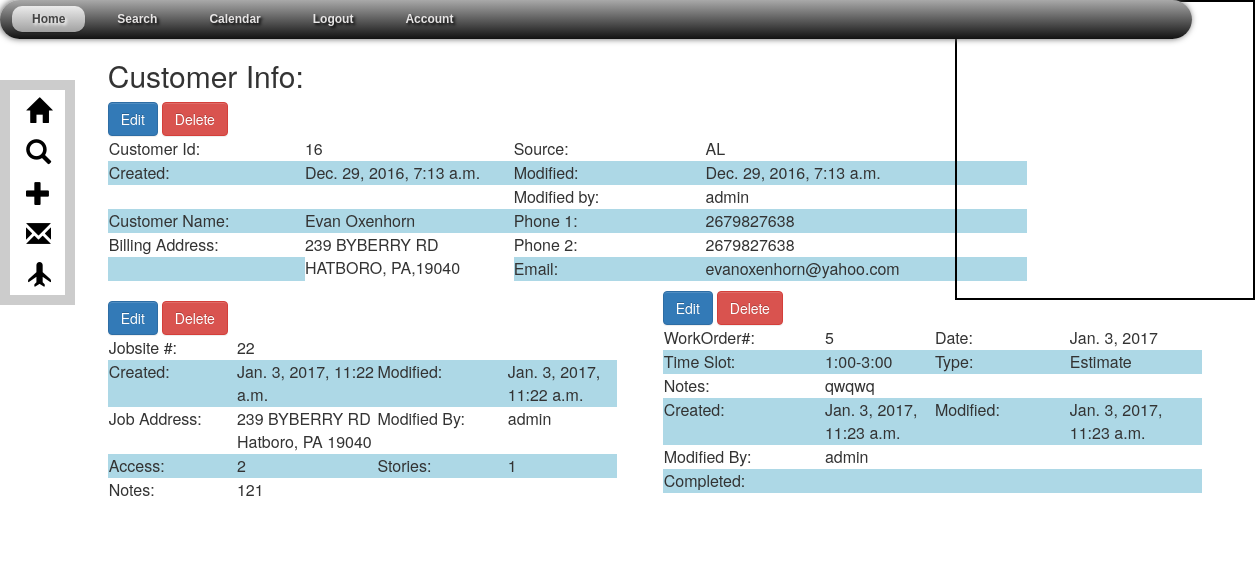
The page /customers/16/jobsite_detail/22/appointment_detail/5/ (signed in) on the database as committed earlier.
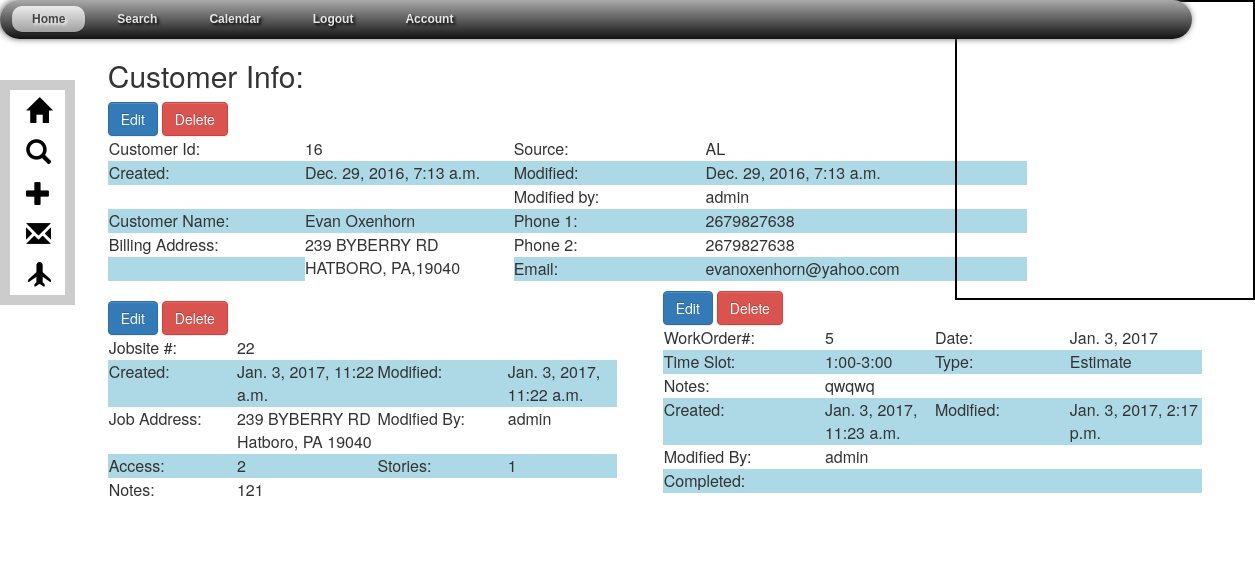
The same page on the database as committed later.
### Customers/models.py (models this page shows, shortened)
class Appointment(models.Model):
    appId = models.AutoField(primary_key=True)
    customer_id = models.ForeignKey('Customer', default=0)
    jobsite_id = models.ForeignKey('Jobsite')
    title = models.CharField(null=True, blank=True, choices=TITLES,max_length=10)
    problem = models.CharField(max_length=200, null=True)
    url = models.CharField(max_length=200, default="")
    schedule_date = models.DateField(null=True, blank=True)
    unscheduled = models.BooleanField(default=True)
    time_slot = models.CharField(blank=True, choices=TIME_SLOTS, default='', max_length=20, null=True)
    start = models.CharField(null=True, max_length=30, blank=True)
    end = models.CharField(null=True, max_length=30, blank=True)
    appt = models.CharField(null=True, max_length=70, blank=True)
    color = models.CharField(null=True, max_length=20, default="red")
    assigned_to = models.CharField(choices=LEAD_ASSIGNED_CHOICES,max_length=20, blank=True, default="")
    contract = models.FileField(upload_to=upload_location, blank=True)
    completed = models.BooleanField(default=False, blank=True)
    created = models.DateTimeField(auto_now=False, auto_now_add=True, null=True)
    modified = models.DateTimeField(auto_now=True, auto_now_add=False, null=True)
    modified_by = models.CharField(max_length=50, default=1, null=True)
    notes = models.TextField(max_length=200, default='', null=True)

### Customers/views.py (the view)
# urls.py: url(r'^(?P<id>\d+)/jobsite_detail/(?P<jobId>\d+)/appointment_detail/(?P<appId>\d+)/$', appointment_detail, name ='appointment_detail'),
@login_required(login_url='customers:login')
def appointment_detail(request, id, jobId, appId):
    instance = Customer.objects.get(id=id)
    jobsite = Jobsite.objects.get(jobId=jobId)
    appointment=get_object_or_404(Appointment,appId=appId)
    context = {
        "appointment":appointment,
        "appointment_title": "Appointment Info:",
        "instance": instance,
        "jobsite": jobsite,
        "appointment":appointment,
    }
    return render(request, "appointment_detail.html", context)

### Customers/models.py (called while the page is built)
    def __str__(self):
        return str(self.id)

    def get_absolute_url(self):
        return reverse("customers:customer_detail", kwargs={"id": self.id})

    def get_absolute_url(self):
        return reverse("customers:jobsite_detail", kwargs={"id": self.customer_id, "jobId":self.jobId})

### Customers/templates/appointment_detail.html (shortened to what this page needs)
{% extends "jobsite_detail.html" %}
{% block appointment-content %}
<div id= "appointment-info-div" class="col-md-6">
    <a href="{{ get_absolute_url }}appointment_update" type=button class="btn btn-primary">Edit</a>
    <a href="{{ get_absolute_url }}appointment_delete"
       onclick="return confirm('Are you sure want to delete this Appointment and all associated attachments, think really hard before you press OK?');"
       type="button" class="btn btn-danger">Delete</a>
            <table>
                <tr>
                    <td>WorkOrder#:</td>
                    <td>{{appointment.appId}}</td>
                    <td>Date:</td>
                    <td>{{appointment.schedule_date}}</td>
                </tr>
                <tr>
                    <td>Time Slot:</td>
                    <td>{{appointment.time_slot}} </td>
                    <td>Type:</td>
                    <td>{{appointment.title}}</td>
                </tr>
                <tr>
                    <td>Notes:</td>
                    <td colspan="3">{{appointment.notes}}</td>
                </tr>
                <tr>
                    <td>Created:</td>
                    <td>{{appointment.created}}</td>
                    <td>Modified:</td>
                    <td>{{appointment.modified}}</td>
                </tr>
                <tr>
                    <td>Modified By:</td>
                    <td colspan="3">{{appointment.modified_by}}</td>
                </tr>
                <tr>
                <td>Completed:</td>
                <td colspan="3" ></td>
                </tr>
            </table>
</div>
{% endblock appointment-content %}

Rows that differ between the two databases and show on the page:
changed Appointment "Estimate": modified "Jan. 3, 2017, 11:23 a.m." → "Jan. 3, 2017, 2:17 p.m."
